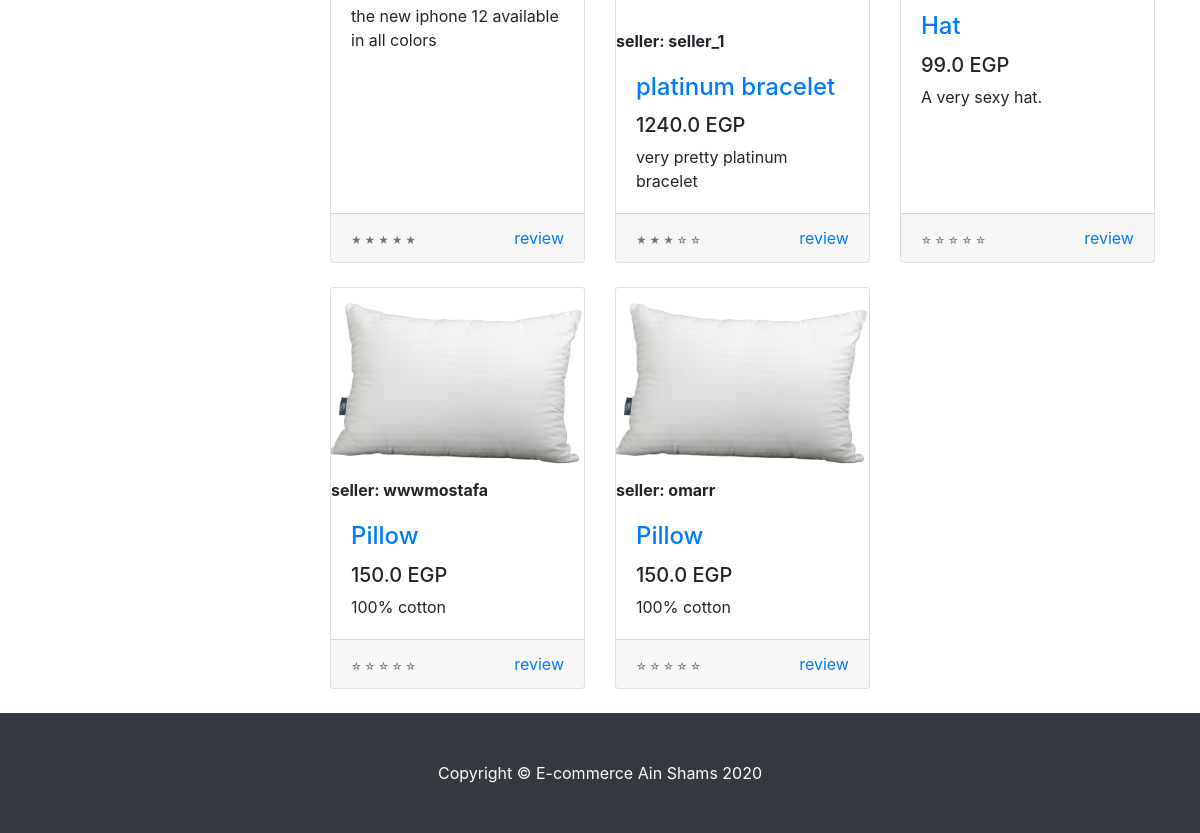
/ (lower part), run on an earlier commit of the app's database.
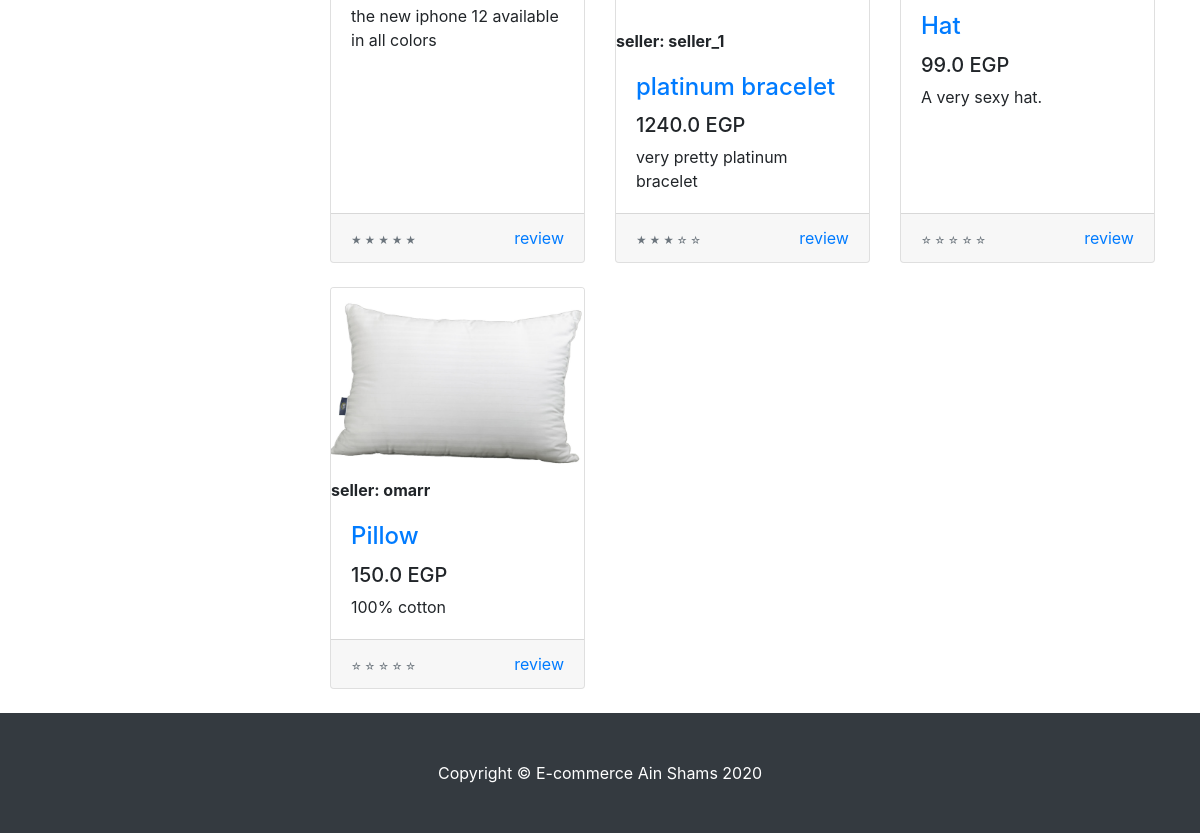
And on a later commit of the database.
### home/models.py (models this page shows, shortened)
class Product (models.Model):
    CATEGORY=(
        ('clothes','clothes'),
        ('shoes','shoes'),
        ('watches','watches'),
        ('laptops','laptops'),
        ('mobile phones','mobile phones'),
        ('headphones/headsets','headphones/headsets'),
        ('perfumes/deodrants','perfumes/deodrants'),
        ('accessories','accessories'),
        ('kid toys','kid toys'),
        ('HouseHold', 'HouseHold'),
    )
    name = models.CharField(max_length=200,null=True)
    slug = models.SlugField(unique=True)
    description = models.TextField()
    price = models.FloatField()
    image = models.ImageField(null=True,blank=True)
    category = models.CharField(max_length=64,choices=CATEGORY,null=True)
    seller = models.ForeignKey(User, related_name='seller',null=True,on_delete=models.CASCADE)
    amount = models.IntegerField(null=True,blank=True)
    class Meta:
        unique_together = ('name','slug')
    def get_rating(self):
        total = sum(int(review['stars']) for review in self.reviews.values())
        if self.reviews.count() > 0:
            return total / self.reviews.count()
        else:
            return 0

### home/views.py (the view)
# urls.py: path('',views.homePage,name = 'home'),
def homePage(request):
    context = {
        "items":items
    }
    return render(request,'home/homePage.html',context)

### home/templates/home/homePage.html (shortened to what this page needs)
{% extends 'home/template.html' %}
{% load static %}
{%block content%}
  <br>
  <br>
  <div class="container">
    <div class="row">
      <div class="col-lg-3">
      </div>
      <div class="col-lg-9">
        <div class="row">
          {% for item in items %}
          <div class="col-lg-4 col-md-6 mb-4">
            <div class="card h-100">
              <a href="{% url 'product_detail' item.slug %}"><img class="card-img-top" src="{% static 'images/'%}{{item.image}} " alt=""></a>
              <strong>seller: {{item.seller}}</strong>
              <div class="card-body">
                <h4 class="card-title">
                  <a href="{% url 'product_detail' item.slug %}">{{item.name}}</a>
                </h4>
                <h5>{{item.price}} EGP</h5>
                <p class="card-text">{{item.description}}</p>
              </div>
              <div class="card-footer">
                <small class="text-muted">
                  {%if item.get_rating >= 1 and  item.get_rating < 2 %}
                  <small class="text-muted">&#9733; &#9734; &#9734; &#9734; &#9734;</small>
                  {%elif item.get_rating >= 2 and  item.get_rating < 3 %}
                  <small class="text-muted">&#9733; &#9733; &#9734; &#9734; &#9734;</small>
                  {%elif item.get_rating >= 3 and  item.get_rating < 4 %}
                  <small class="text-muted">&#9733; &#9733; &#9733; &#9734; &#9734;</small>
                  {%elif item.get_rating >= 4 and  item.get_rating < 5 %}
                  <small class="text-muted">&#9733; &#9733; &#9733; &#9733; &#9734;</small>
                  {%elif item.get_rating == 5 %}
                  <small class="text-muted">&#9733; &#9733; &#9733; &#9733; &#9733;</small>
                  {% else %}
                  <small class="text-muted">&#9734; &#9734; &#9734; &#9734; &#9734;</small>
                  {% endif %}
                </small>
                <div class="float-right">
                  <a href="{% url 'product_detail' item.slug %}">review</a>
                </div>
              </div>
            </div>
          </div>
          {%endfor%}
        </div>
      </div>
    </div>
  </div>
  {%endblock content%}

What changed in the data, as far as the page shows it:
removed Product: image (picture), seller "wwwmostafa", name "Pillow", price "150.0", description "100% cotton"
